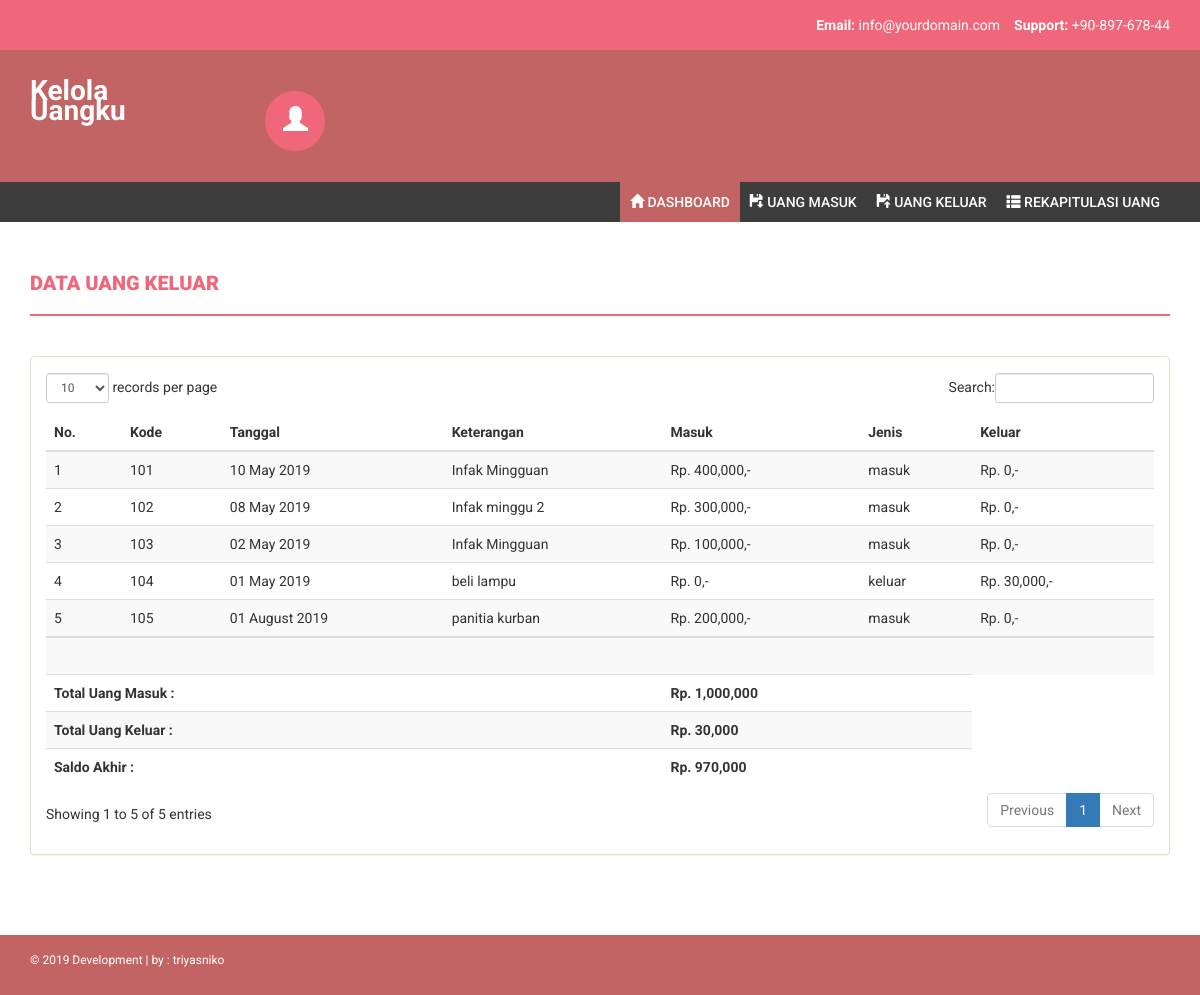
The app's page /?page=rekap with its own data.
### tables this page shows
CREATE TABLE `tb_transaksi` (
  `kode` int(11) NOT NULL,
  `keterangan` varchar(300) NOT NULL,
  `tgl` date NOT NULL,
  `jumlah` int(10) NOT NULL,
  `jenis` varchar(20) NOT NULL,
  `keluar` int(20) NOT NULL
);

### page/uang_rekap/rekap.php (the view)
<div class="row">
	<div class="col-md-12">
		<h4 class="page-head-line">Data Uang Keluar</h4>
		<div class="panel panel-success">
			<div class="panel-body">
				  <table class="table table-striped table-responsive" id="dataTable">
				    <thead>
				      <tr>
				      	<th>No.</th>
				        <th>Kode</th>
				        <th>Tanggal</th>
				        <th>Keterangan</th>
				        <th>Masuk</th>
				        <th>Jenis</th>
				        <th>Keluar</th>
				      </tr>
				    </thead>
				    <tbody>
				    <?php
				    	$total=0;
				    	$no=1;
				    	$sql=$koneksi->query("SELECT*FROM tb_transaksi");
				    	while ($data=$sql->fetch_assoc()) {
				    ?>
				      <tr>
				        <td><?php echo $no++; ?></td>
				        <td><?php echo $data['kode']; ?></td>
				        <td><?php echo date('d F Y',strtotime($data['tgl'])); ?></td>
				        <td><?php echo $data['keterangan']; ?></td>
				        <td>Rp. <?php echo number_format($data['jumlah']).",-"; ?></td>
				        <td><?php echo $data['jenis']; ?></td>
				        <td>Rp. <?php echo number_format($data['keluar']).",-"; ?></td>
				      </tr>
				    <?php
				    	$total=$total+$data['jumlah'];
				    	$total_keluar=$total_keluar+$data['keluar'];
				    	$saldo_akhir=$total-$total_keluar;
				    	}
				    ?>
				    </tbody>
				    <tr>
				    	<td colspan="7"><br></td>
				    </tr>
				    <tr>
				    	<th colspan="4">Total Uang Masuk : </th>
				    	<td colspan="2">
				    		<strong>Rp. <?php echo number_format($total); ?></strong>
				    	</td>
				    </tr>
				    <tr>
				    	<th colspan="4">Total Uang Keluar : </th>
				    	<td colspan="2">
				    		<strong>Rp. <?php echo number_format($total_keluar); ?></strong>
				    	</td>
				    </tr>
				    <tr>
				    	<th colspan="4">Saldo Akhir : </th>
				    	<td colspan="2">
				    		<strong>Rp. <?php echo number_format($saldo_akhir); ?></strong>
				    	</td>
				    </tr>
				  </table>
			</div>
		</div>
	</div>
</div>

### index.php (shortened to what this page needs)
<?php
    include 'koneksi.php';
 ?>
<!DOCTYPE html>
<html xmlns="http://www.w3.org/1999/xhtml">
<head>
    <link href="assets/css/bootstrap.css" rel="stylesheet" />
    <link rel="stylesheet" type="text/css" href="assets/dataTables/dataTables.bootstrap.css">
    <link href="assets/css/font-awesome.css" rel="stylesheet" />
    <link href="assets/css/style.css" rel="stylesheet" />
    <link rel="stylesheet" type="text/css" href="assets/css/styleku.css">
</head>
<body>
    <header>
        <div class="container">
            <div class="row">
                <div class="col-md-12">
                    <strong>Email: </strong>info@yourdomain.com
                    &nbsp;&nbsp;
                    <strong>Support: </strong>+90-897-678-44
                </div>
            </div>
        </div>
    </header>
    <div class="navbar navbar-inverse set-radius-zero">
        <div class="container">
            <div class="navbar-header">
                <a class="navbar-brand" href="index.html">
                    <span><strong>Kelola <br>Uangku</strong></span>
                </a>
            </div>
            <div class="left-div">
                <div class="user-settings-wrapper">
                    <ul class="nav">
                        <li class="dropdown">
                            <a class="dropdown-toggle" data-toggle="dropdown" href="#" aria-expanded="false">
                                <span class="glyphicon glyphicon-user" style="font-size: 25px;"></span>
                            </a>
                        </li>
                    </ul>
                </div>
            </div>
        </div>
    </div>
    <section class="menu-section">
        <div class="container">
            <div class="row">
                <div class="col-md-12">
                    <div class="navbar-collapse collapse ">
                        <ul id="menu-top" class="nav navbar-nav navbar-right">
                            <li><a class="menu-top-active" href="index.php"><i class="glyphicon glyphicon-home"></i>&nbsp;Dashboard</a></li>
                            <li><a href="?page=masuk"><i class="glyphicon glyphicon-floppy-save"></i>&nbsp;Uang Masuk</a></li>
                            <li><a href="?page=keluar"><i class="glyphicon glyphicon-floppy-open"></i>&nbsp;Uang Keluar</a></li>
                            <li><a href="?page=rekap"><i class="glyphicon glyphicon-th-list"></i>&nbsp;Rekapitulasi Uang</a></li>
                        </ul>
                    </div>
                </div>
            </div>
        </div>
    </section>
    <div class="content-wrapper">
        <div class="container">
            <div class="row">
                <div class="col-md-12">
                    <?php
                        $page=$_GET["page"];
                        $aksi=$_GET["aksi"];
                        if ($page=="masuk") {
                            if ($aksi=="") {
                                include 'page/uang_masuk/masuk.php';
                            }elseif($aksi=="hapus") {
                                include 'page/uang_masuk/hapus.php';
                            }
                        }elseif ($page=="keluar") {
                            if ($aksi=="") {
                                include 'page/uang_keluar/keluar.php';
                            }elseif($aksi=="hapus") {
                                include 'page/uang_keluar/hapus.php';
                            }
                        }elseif ($page=="rekap"){
                            if ($aksi=="") {
                                include 'page/uang_rekap/rekap.php';
                            }
                        }elseif ($page==""){
                            include 'home.php';
                        }
                    ?>
                </div>
            </div>
        </div>
    </div>
    <footer>
        <div class="container">
            <div class="row">
                <div class="col-md-12">
                    <p>&copy; 2019 Development | by : <a href="#">triyasniko</a></p>
                </div>
            </div>
        </div>
    </footer>
</body>
</html>

### assets/css/style.css (style rules this page uses)
body { font-family: 'Roboto', sans-serif; line-height: 30px; }
.set-radius-zero { border-radius: 0px; -moz-border-radius: 0px; -webkit-border-radius: 0px; }
.content-wrapper { margin-top: 40px; min-height: 600px; padding-bottom: 60px; }
.page-head-line { font-weight: 900; padding-bottom: 20px; border-bottom: 2px solid #F0677C; text-transform: uppercase; color: #F0677C; font-size: 20px; margin-bottom: 40px; }
header { background-color: #F0677C; color: #fff; padding: 10px; text-align: right; }
.left-div { padding-left: 30px; margin-top: 40px; margin-bottom: 30px; }
.navbar-brand { width: 250px; padding-top: 30px; }
.user-settings-wrapper .nav > li > a { position: relative; display: block; padding: 15px 18px; border-radius: 50%; -webkit-border-radius: 50%; -moz-border-radius: 50%; height: 60px; width: 60px; background-color: #F0677C; color: #fff; }
.user-settings-wrapper { margin-top: 10px; }
.user-settings-wrapper li { display: inline-block; }
.menu-section { background-color: #3D3D3D; }
#menu-top a { color: #FFF; text-decoration: none; font-weight: 500; padding: 10px 10px 10px 10px; text-transform: uppercase; }
.menu-top-active { background-color: #C36464; }
.navbar-inverse { background-color: #C36464; border-color: transparent; }
.navbar { margin-bottom: 0px; }
footer { padding: 10px; color: #fff; font-size: 12px; background-color: #C36464; }
footer a, footer a:hover { color: #fff; text-decoration: none; }

### assets/css/styleku.css (style rules this page uses)
.navbar-brand { color:#fff !important; font-size: 2em; }

### records on screen
tb_transaksi: kode "101", tgl "10 May 2019", keterangan "Infak Mingguan", jumlah "400,000", jenis "masuk", keluar "0"
tb_transaksi: kode "102", tgl "08 May 2019", keterangan "Infak minggu 2", jumlah "300,000", jenis "masuk", keluar "0"
tb_transaksi: kode "103", tgl "02 May 2019", keterangan "Infak Mingguan", jumlah "100,000", jenis "masuk", keluar "0"
tb_transaksi: kode "104", tgl "01 May 2019", keterangan "beli lampu", jumlah "0", jenis "keluar", keluar "30,000"
tb_transaksi: kode "105", tgl "01 August 2019", keterangan "panitia kurban", jumlah "200,000", jenis "masuk", keluar "0"

### other values on screen
$total "1,000,000"
$total_keluar "30,000"
$saldo_akhir "970,000"
